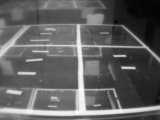
#> input picture Current_Software_Modules/GeometricStitch/HorizontalStitch/HorizontalStitch_Feb28/Inputs/right.png, 160 x 120 px
$ python main.py
#> lines starting #> are read from the running program, lines starting #| are printed output that depends on the picture; after the words box and inside, x2 and y2 are one past the last pixel; in counts of white or black regions, pixels touching at a corner belong together
#!/usr/bin/env python3
################################################################################
################################################################################
### Feb 28, Horizontal Stitch - "main.py" ######################################
################################################################################
##  Justin Alvey            ####################################################
##  OTheRS IP Lead          ####################################################
##  Date Created: 2/20/19   ####################################################
##  Date Modified: 2/28/19  ####################################################
################################################################################
# Main Purpose:
# Action Item:
# Caution:
#####################---------Libraries---------################################
import numpy as np
import cv2
import math
import time
import sys
from PIL import Image
from matplotlib import pyplot as plt
from random import randrange
#####################---------Main Code---------################################
def main():
    # Step 7: Concatenate Images
    right = cv2.imread('Inputs/right.png',cv2.IMREAD_COLOR) # First Image
#> right is the input picture: shape (120, 160, 3); min 0, max 255, mean 96.7
    left = cv2.imread('Inputs/left.png',cv2.IMREAD_COLOR) # Second Image
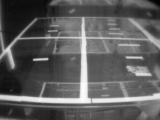
#> input picture Current_Software_Modules/GeometricStitch/HorizontalStitch/HorizontalStitch_Feb28/Inputs/left.png, 160 x 120 px
#> left is the input picture: shape (120, 160, 3); min 0, max 255, mean 93.1
    image_final = concatenate_images(left,right) # Call function
#> in concatenate_images, `stack_image_data = np.hstack((image_first,image_second))`:
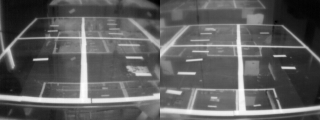
#> stack_image_data: shape (120, 320, 3); min 0, max 255, mean 94.9
    # Step 8: Write Final Image
    #write_image("Outputs/FinalImage",image_final) # Write Full Image

    # Current Software Module >> Geometric Stitch
    # Step 1: Create LocateStack function
    # Step 2: Geometric Stitch
    # Step 3: Link up with extract temp module
    # Step 4: Extract useful data from the image
    # Step 5: Determine if temp data is out of range

    # Left Diagonal
    right[24][28][:] = 0;
#> right: shape (120, 160, 3); 0.01% of pixels changed, all inside (x1, y1, x2, y2) = (28, 24, 29, 25)
    right[24][28][0] = 255;
#> right: shape (120, 160, 3); mean B, G, R 96.7, 96.7, 96.7
    right[25][27][:] = 0;
#> right: shape (120, 160, 3); mean B, G, R 96.7, 96.7, 96.7
    right[25][27][0] = 255;
#> right: shape (120, 160, 3); mean B, G, R 96.7, 96.7, 96.7
    right[26][26][:] = 0;
#> right: shape (120, 160, 3); mean B, G, R 96.7, 96.7, 96.7
    right[26][26][0] = 255;
#> right: shape (120, 160, 3); mean B, G, R 96.7, 96.7, 96.7
    right[27][25][:] = 0;
#> right: shape (120, 160, 3); mean B, G, R 96.7, 96.7, 96.7
    right[27][25][0] = 255;
#> right: shape (120, 160, 3); mean B, G, R 96.7, 96.7, 96.7
    right[28][24][:] = 0;
#> right: shape (120, 160, 3); mean B, G, R 96.7, 96.7, 96.7
    right[28][24][0] = 255;
#> right: shape (120, 160, 3); mean B, G, R 96.7, 96.7, 96.7
    right[29][23][:] = 0;
#> right: shape (120, 160, 3); mean B, G, R 96.7, 96.7, 96.7
    right[29][23][0] = 255;
#> right: shape (120, 160, 3); mean B, G, R 96.7, 96.7, 96.7
    right[30][22][:] = 0;
#> right: shape (120, 160, 3); mean B, G, R 96.7, 96.7, 96.7
    right[30][22][0] = 255;
#> right: shape (120, 160, 3); mean B, G, R 96.7, 96.7, 96.7
    right[31][21][:] = 0;
#> right: shape (120, 160, 3); mean B, G, R 96.7, 96.6, 96.6
    right[31][21][0] = 255;
#> right: shape (120, 160, 3); mean B, G, R 96.7, 96.6, 96.6
    right[32][20][:] = 0;
#> right: shape (120, 160, 3); mean B, G, R 96.7, 96.6, 96.6
    right[32][20][0] = 255;
#> right: shape (120, 160, 3); mean B, G, R 96.8, 96.6, 96.6
    right[33][19][:] = 0;
#> right: shape (120, 160, 3); mean B, G, R 96.7, 96.6, 96.6
    right[33][19][0] = 255;
#> right: shape (120, 160, 3); mean B, G, R 96.8, 96.6, 96.6
    right[34][18][:] = 0;
#> right: shape (120, 160, 3); mean B, G, R 96.7, 96.6, 96.6
    right[34][18][0] = 255;
#> right: shape (120, 160, 3); mean B, G, R 96.8, 96.6, 96.6
    right[35][17][:] = 0;
#> right: shape (120, 160, 3); mean B, G, R 96.8, 96.6, 96.6
    right[35][17][0] = 255;
#> right: shape (120, 160, 3); mean B, G, R 96.8, 96.6, 96.6
    right[36][16][:] = 0;
#> right: shape (120, 160, 3); mean B, G, R 96.8, 96.6, 96.6
    right[36][16][0] = 255;
#> right: shape (120, 160, 3); mean B, G, R 96.8, 96.6, 96.6
    right[37][15][:] = 0;
#> right: shape (120, 160, 3); mean B, G, R 96.8, 96.6, 96.6
    right[37][15][0] = 255;
#> right: shape (120, 160, 3); mean B, G, R 96.8, 96.6, 96.6
    right[38][14][:] = 0;
#> right: shape (120, 160, 3); mean B, G, R 96.8, 96.6, 96.6
    right[38][14][0] = 255;
#> right: shape (120, 160, 3); mean B, G, R 96.8, 96.6, 96.6
    right[39][13][:] = 0;
#> right: shape (120, 160, 3); mean B, G, R 96.8, 96.6, 96.6
    right[39][13][0] = 255;
#> right: shape (120, 160, 3); mean B, G, R 96.8, 96.6, 96.6
    right[40][12][:] = 0;
#> right: shape (120, 160, 3); mean B, G, R 96.8, 96.6, 96.6
    right[40][12][0] = 255;
#> right: shape (120, 160, 3); mean B, G, R 96.8, 96.6, 96.6
    right[41][11][:] = 0;
#> right: shape (120, 160, 3); mean B, G, R 96.8, 96.6, 96.6
    right[41][11][0] = 255;
#> right: shape (120, 160, 3); mean B, G, R 96.8, 96.6, 96.6
    right[42][10][:] = 0;
#> right: shape (120, 160, 3); mean B, G, R 96.8, 96.5, 96.5
    right[42][10][0] = 255;
#> right: shape (120, 160, 3); mean B, G, R 96.8, 96.5, 96.5
    right[43][9][:] = 0;
#> right: shape (120, 160, 3); mean B, G, R 96.8, 96.5, 96.5
    right[43][9][0] = 255;
#> right: shape (120, 160, 3); mean B, G, R 96.8, 96.5, 96.5
    right[44][8][:] = 0;
#> right: shape (120, 160, 3); mean B, G, R 96.8, 96.5, 96.5
    right[44][8][0] = 255;
#> right: shape (120, 160, 3); mean B, G, R 96.8, 96.5, 96.5
    right[45][7][:] = 0;
#> right: shape (120, 160, 3); mean B, G, R 96.8, 96.5, 96.5
    right[45][7][0] = 255;
#> right: shape (120, 160, 3); mean B, G, R 96.8, 96.5, 96.5
    right[46][6][:] = 0;
#> right: shape (120, 160, 3); mean B, G, R 96.8, 96.5, 96.5
    right[46][6][0] = 255;
    right[47][5][:] = 0;
    right[47][5][0] = 255;
    right[48][4][:] = 0;
    right[48][4][0] = 255;
    right[49][3][:] = 0;
    right[49][3][0] = 255;
    right[50][2][:] = 0;
    right[50][2][0] = 255;
    right[51][1][:] = 0;
    right[51][1][0] = 255;
    right[52][0][:] = 0;
    right[52][0][0] = 255;

    # Far Side
    right[24][29][:] = 0;
    right[24][29][0] = 255;
    right[24][30][:] = 0;
    right[24][30][0] = 255;
    right[24][31][:] = 0;
    right[24][31][0] = 255;
    right[24][32][:] = 0;
    right[24][32][0] = 255;
    right[24][33][:] = 0;
    right[24][33][0] = 255;
    right[24][34][:] = 0;
    right[24][34][0] = 255;
    right[24][35][:] = 0;
    right[24][35][0] = 255;
    right[24][36][:] = 0;
    right[24][36][0] = 255;
    right[24][37][:] = 0;
    right[24][37][0] = 255;
    right[24][38][:] = 0;
    right[24][38][0] = 255;
    right[24][39][:] = 0;
    right[24][39][0] = 255;
    right[24][40][:] = 0;
    right[24][40][0] = 255;
    right[24][41][:] = 0;
    right[24][41][0] = 255;
    right[24][42][:] = 0;
    right[24][42][0] = 255;
    right[24][43][:] = 0;
    right[24][43][0] = 255;
    right[24][44][:] = 0;
    right[24][44][0] = 255;
    right[24][45][:] = 0;
    right[24][45][0] = 255;
    right[24][46][:] = 0;
    right[24][46][0] = 255;
    right[24][47][:] = 0;
    right[24][47][0] = 255;
    right[24][48][:] = 0;
    right[24][48][0] = 255;
    right[24][49][:] = 0;
    right[24][49][0] = 255;
    right[24][50][:] = 0;
    right[24][50][0] = 255;
    right[24][51][:] = 0;
    right[24][51][0] = 255;
    right[24][52][:] = 0;
    right[24][52][0] = 255;
    right[24][53][:] = 0;
    right[24][53][0] = 255;
    right[24][54][:] = 0;
    right[24][54][0] = 255;
    right[24][55][:] = 0;
    right[24][55][0] = 255;
    right[24][56][:] = 0;
    right[24][56][0] = 255;
    right[24][57][:] = 0;
    right[24][57][0] = 255;
    right[24][58][:] = 0;
    right[24][58][0] = 255;
    right[24][59][:] = 0;
    right[24][59][0] = 255;
    right[24][60][:] = 0;
    right[24][60][0] = 255;
    right[24][61][:] = 0;
    right[24][61][0] = 255;
    right[24][62][:] = 0;
    right[24][62][0] = 255;
    right[24][63][:] = 0;
    right[24][63][0] = 255;
    right[24][64][:] = 0;
    right[24][64][0] = 255;
    right[24][65][:] = 0;
    right[24][65][0] = 255;
    right[24][66][:] = 0;
    right[24][66][0] = 255;
    right[24][67][:] = 0;
    right[24][67][0] = 255;
    right[24][68][:] = 0;
    right[24][68][0] = 255;
    right[24][69][:] = 0;
    right[24][69][0] = 255;
    right[24][70][:] = 0;
    right[24][70][0] = 255;
    right[24][71][:] = 0;
    right[24][71][0] = 255;
    right[24][72][:] = 0;
    right[24][72][0] = 255;
    right[24][73][:] = 0;
    right[24][73][0] = 255;
    right[24][74][:] = 0;
    right[24][74][0] = 255;
    right[24][75][:] = 0;
    right[24][75][0] = 255;
    right[24][76][:] = 0;
    right[24][76][0] = 255;
    right[24][77][:] = 0;
    right[24][77][0] = 255;
    right[24][78][:] = 0;
    right[24][78][0] = 255;
    right[24][79][:] = 0;
    right[24][79][0] = 255;
    right[24][80][:] = 0;
    right[24][80][0] = 255;
    right[24][81][:] = 0;
    right[24][81][0] = 255;
    right[24][82][:] = 0;
    right[24][82][0] = 255;
    right[24][83][:] = 0;
    right[24][83][0] = 255;
    right[24][84][:] = 0;
    right[24][84][0] = 255;
    right[24][85][:] = 0;
    right[24][85][0] = 255;
    right[24][86][:] = 0;
    right[24][86][0] = 255;
    right[24][87][:] = 0;
    right[24][87][0] = 255;
    right[24][88][:] = 0;
    right[24][88][0] = 255;
    right[24][89][:] = 0;
    right[24][89][0] = 255;
    right[24][90][:] = 0;
    right[24][90][0] = 255;
    right[24][91][:] = 0;
    right[24][91][0] = 255;
    right[24][92][:] = 0;
    right[24][92][0] = 255;
    right[24][93][:] = 0;
    right[24][93][0] = 255;
    right[24][94][:] = 0;
    right[24][94][0] = 255;
    right[24][95][:] = 0;
    right[24][95][0] = 255;
    right[24][96][:] = 0;
    right[24][96][0] = 255;
    right[24][97][:] = 0;
    right[24][97][0] = 255;
    right[24][98][:] = 0;
    right[24][98][0] = 255;
    right[24][99][:] = 0;
    right[24][99][0] = 255;
    right[24][100][:] = 0;
    right[24][100][0] = 255;
    right[24][101][:] = 0;
    right[24][101][0] = 255;
    right[24][102][:] = 0;
    right[24][102][0] = 255;
    right[24][103][:] = 0;
    right[24][103][0] = 255;
    right[24][104][:] = 0;
    right[24][104][0] = 255;
    right[24][105][:] = 0;
    right[24][105][0] = 255;
    right[24][106][:] = 0;
    right[24][106][0] = 255;
    right[24][107][:] = 0;
    right[24][107][0] = 255;
    right[24][108][:] = 0;
    right[24][108][0] = 255;
    right[24][109][:] = 0;
    right[24][109][0] = 255;
    right[24][110][:] = 0;
    right[24][110][0] = 255;
    right[24][111][:] = 0;
    right[24][111][0] = 255;
    right[24][112][:] = 0;
    right[24][112][0] = 255;
    right[24][113][:] = 0;
    right[24][113][0] = 255;
    right[24][114][:] = 0;
    right[24][114][0] = 255;
    right[24][115][:] = 0;
    right[24][115][0] = 255;
    right[24][116][:] = 0;
    right[24][116][0] = 255;
    right[24][117][:] = 0;
    right[24][117][0] = 255;
    right[24][118][:] = 0;
    right[24][118][0] = 255;
    right[24][119][:] = 0;
    right[24][119][0] = 255;
    right[24][120][:] = 0;
    right[24][120][0] = 255;
    right[24][121][:] = 0;
    right[24][121][0] = 255;
    right[24][122][:] = 0;
    right[24][122][0] = 255;
    right[24][123][:] = 0;
    right[24][123][0] = 255;

    # Right Diagonal
    right[25][124][:] = 0;
    right[25][124][0] = 255;
    right[26][125][:] = 0;
    right[26][125][0] = 255;
    right[27][126][:] = 0;
    right[27][126][0] = 255;
    right[28][127][:] = 0;
    right[28][127][0] = 255;
    right[29][128][:] = 0;
    right[29][128][0] = 255;
    right[30][129][:] = 0;
    right[30][129][0] = 255;
    right[31][130][:] = 0;
    right[31][130][0] = 255;
    right[32][131][:] = 0;
    right[32][131][0] = 255;
    right[33][132][:] = 0;
    right[33][132][0] = 255;
    right[34][133][:] = 0;
    right[34][133][0] = 255;
    right[35][134][:] = 0;
    right[35][134][0] = 255;
    right[35][135][:] = 0;
    right[35][135][0] = 255;
    right[36][136][:] = 0;
    right[36][136][0] = 255;
    right[37][137][:] = 0;
    right[37][137][0] = 255;
    right[38][138][:] = 0;
    right[38][138][0] = 255;
    right[39][139][:] = 0;
    right[39][139][0] = 255;
    right[40][140][:] = 0;
    right[40][140][0] = 255;
    right[41][141][:] = 0;
    right[41][141][0] = 255;
    right[42][142][:] = 0;
    right[42][142][0] = 255;
    right[43][143][:] = 0;
    right[43][143][0] = 255;
    right[44][144][:] = 0;
    right[44][144][0] = 255;
    right[45][145][:] = 0;
    right[45][145][0] = 255;
    right[46][146][:] = 0;
    right[46][146][0] = 255;
    right[47][147][:] = 0;
    right[47][147][0] = 255;
    right[48][148][:] = 0;
    right[48][148][0] = 255;
    right[49][149][:] = 0;
    right[49][149][0] = 255;
    right[50][150][:] = 0;
    right[50][150][0] = 255;
    right[51][151][:] = 0;
    right[51][151][0] = 255;
    right[52][152][:] = 0;
    right[52][152][0] = 255;
    right[53][153][:] = 0;
    right[53][153][0] = 255;
    right[54][154][:] = 0;
    right[54][154][0] = 255;
    right[55][155][:] = 0;
    right[55][155][0] = 255;
    right[56][156][:] = 0;
    right[56][156][0] = 255;
    right[57][157][:] = 0;
    right[57][157][0] = 255;
    right[58][158][:] = 0;
    right[58][158][0] = 255;
    right[59][159][:] = 0;
    right[59][159][0] = 255;

    print(right[24][28])
#| [255   0   0]
    write_image("Outputs/FinalImage",right) # Write Full Image

def locate_stack():

    return(cut_data)


def concatenate_images(image_first,image_second):
    stack_image_data = np.hstack((image_first,image_second)) # Horizontally Stack Img Data
    result = np.concatenate((image_first,image_second), axis=1) # Concatenate
    return(result)

def load_image(name):
    img = cv2.imread(name)
    return(img)

def write_image(fileName,data):
    cv2.imwrite(str(fileName)+".png",data)

if __name__ == '__main__':
    main()
#####################-----------Close-----------################################
